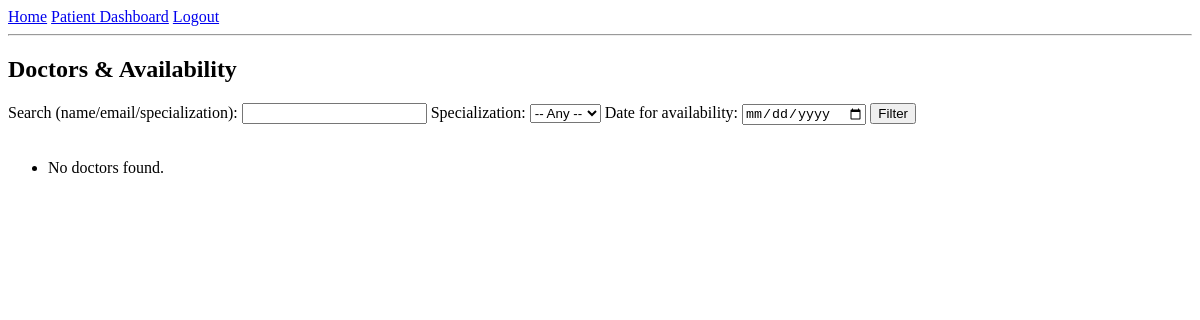
Before: /patient/doctors (signed in) with the older database file.
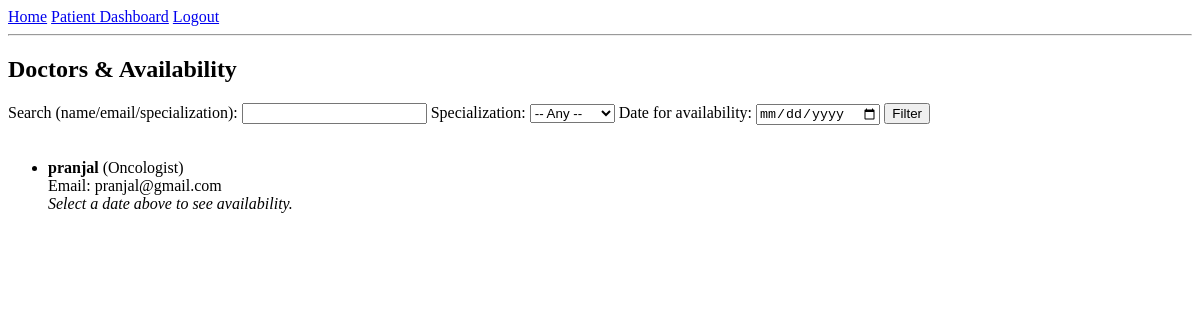
After: the same page with the newer database file.
### app.py (models this page shows, shortened)
class User(UserMixin, db.Model):
    id = db.Column(db.Integer, primary_key=True)
    name = db.Column(db.String(120), nullable=False)
    email = db.Column(db.String(120), unique=True, nullable=False)
    password_hash = db.Column(db.String(255), nullable=False)
    role = db.Column(db.String(20), nullable=False)  # admin / doctor / patient
    specialization = db.Column(db.String(120))  # for doctors
    age = db.Column(db.Integer)                 # for patients
    gender = db.Column(db.String(10))          # for patients
    phone = db.Column(db.String(50))           # for patients
    address = db.Column(db.String(255))        # for patients
    is_active_flag = db.Column(db.Boolean, default=True)

### app.py (the view, shortened to what this page needs)
@app.route("/patient/doctors")
@login_required
def patient_doctors():
    if current_user.role != "patient":
        flash("Unauthorized access", "danger")
        return redirect(url_for("index"))
    q = request.args.get("q", "").strip()
    specialization = request.args.get("specialization", "").strip()
    date_str = request.args.get("date", "").strip()
    doctor_query = User.query.filter_by(role="doctor", is_active_flag=True)
    if specialization:
        doctor_query = doctor_query.filter(User.specialization.ilike(f"%{specialization}%"))
    doctors = doctor_query.order_by(User.name.asc()).all()
    selected_date = None
    availability_map = {}
    if date_str:
        try:
            selected_date = datetime.strptime(date_str, "%Y-%m-%d").date()
        except ValueError:
            selected_date = None
    specializations = (
        db.session.query(User.specialization)
        .filter(User.role == "doctor", User.specialization.isnot(None))
        .distinct()
        .all()
    )
    specialization_list = [s[0] for s in specializations if s[0]]
    return render_template(
        "patient_doctors.html",
        doctors=doctors,
        q=q,
        specialization=specialization,
        specialization_list=specialization_list,
        date_str=date_str,
        availability_map=availability_map,
        selected_date=selected_date,
    )

### app.py (called while the page is built)
@login_manager.user_loader
def load_user(user_id):
    return User.query.get(int(user_id))

### templates/patient_doctors.html (shortened to what this page needs)
{% extends "base.html" %}
{% block content %}
<h2>Doctors & Availability</h2>
<form method="get">
    <label>Search (name/email/specialization):</label>
    <input type="text" name="q" value="{{ q }}">
    <label>Specialization:</label>
    <select name="specialization">
        <option value="">-- Any --</option>
    </select>
    <label>Date for availability:</label>
    <input type="date" name="date" value="{{ date_str }}">
    <button type="submit">Filter</button>
</form>
<br>
<ul>
{% for d in doctors %}
    <li>
        <strong>{{ d.name }}</strong> ({{ d.specialization or 'General' }})<br>
        Email: {{ d.email }}<br>
        {% if selected_date %}
            <em>Availability on {{ selected_date }}:</em><br>
            {% set slots = availability_map.get(d.id, []) %}
            {% if slots %}
                {% for s in slots %}
                    - {{ s.start_time }} to {{ s.end_time }}<br>
                {% endfor %}
            {% else %}
                No availability set for this date.<br>
            {% endif %}
        {% else %}
            <em>Select a date above to see availability.</em><br>
        {% endif %}
    </li>
    <br>
{% else %}
    <li>No doctors found.</li>
{% endfor %}
</ul>
{% endblock %}

Changed rows visible on the page:
added User: name "pranjal", specialization "Oncologist", email "pranjal@gmail.com"
Other visible differences:
text no longer shown: "No doctors found."
